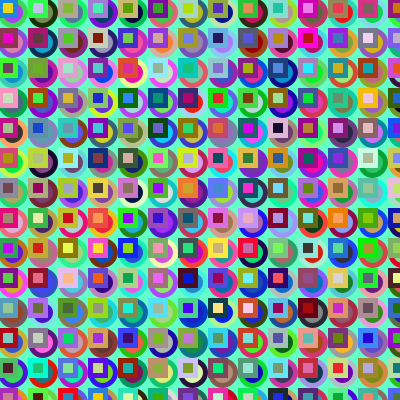
Frame 1 (no input)
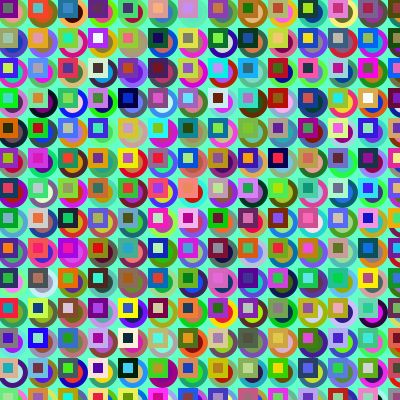
Frame 60 (the mouse pressed at the canvas centre just before this capture)
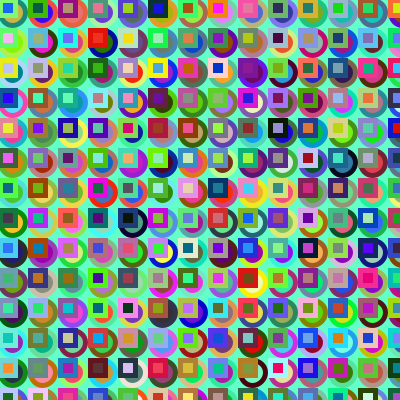
Frame 120 (the mouse held since frame 60 and released just before this capture)

The Processing sketch that drew these frames (run headless with seeded random() and noise(); from frame 60 on, the mouse is pressed at the canvas centre):

// Processing sketch: processing_89582
// ── processing_89582.pde

void setup(){
size (400,400);
smooth();

}


void draw(){
background(100,255,200);
ellipseMode(CORNER);
for(int yPos = 0; yPos <400; yPos += 30){
for(int xPos = 0; xPos < 400; xPos += 30){
fill(random(0,255),random(0,255),random(0,255));
strokeWeight (5);
stroke(random(0,255),random(0,255),random(0,255));
ellipse(xPos,yPos,25,25);
}
}
rectMode(CORNER);
for(int yPos = 0; yPos <800; yPos += 30){
for(int xPos = 0; xPos < 800; xPos += 30){
fill(random(0,255),random(0,255),random(0,255));
stroke(random(0,255),random(0,255),random(0,255));
rect (xPos,yPos,15,15);
}
}
delay(100);
}
